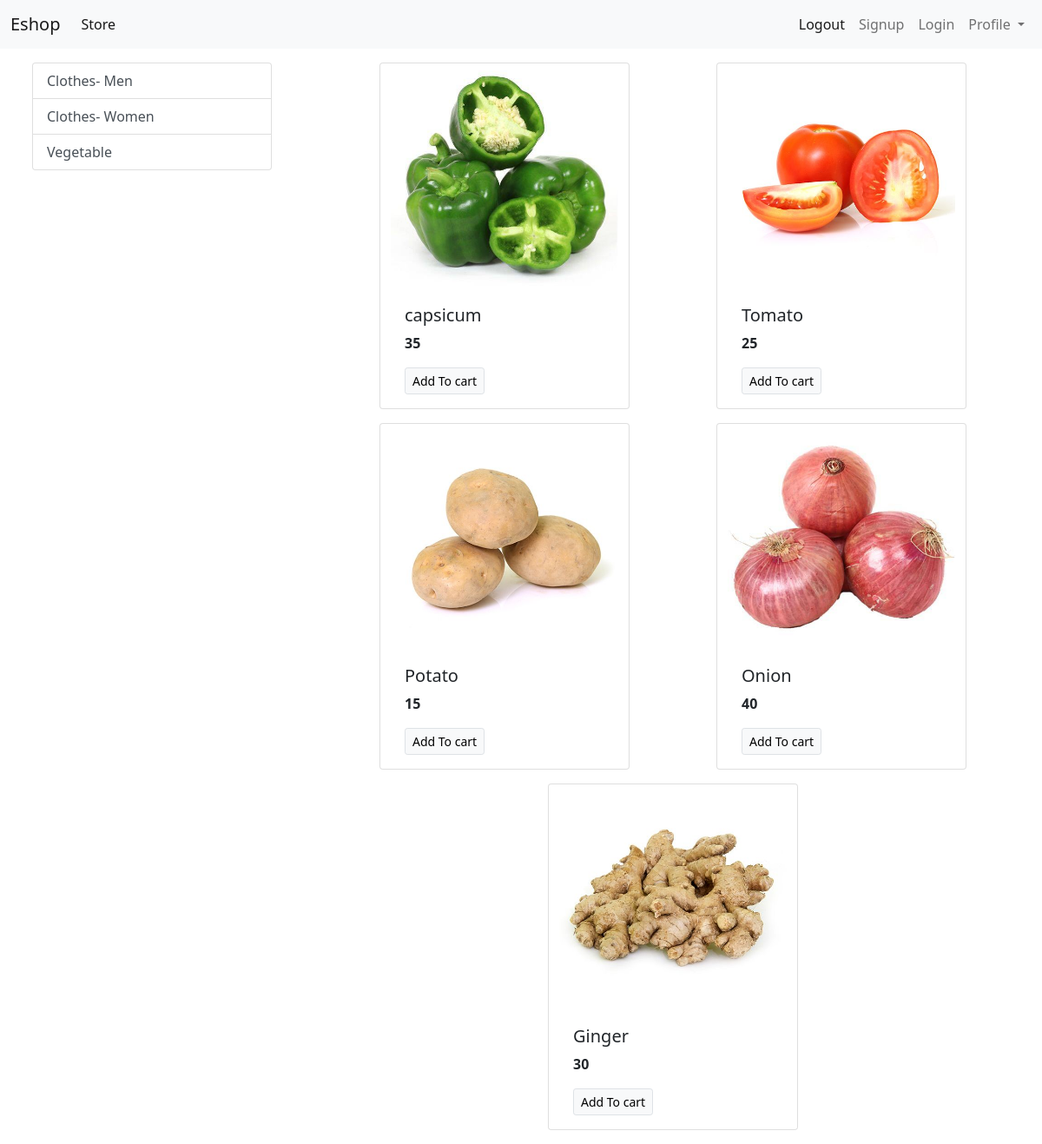
Screenshot of /?category=3 with the database file from the repository.
### store/models.py (models this page shows, shortened)
class Category(models.Model):
    name = models.CharField(max_length=20)
    @staticmethod
    def get_all_categories():
        return Category.objects.all()

class Product(models.Model):
    name = models.CharField(max_length=50)
    price = models.IntegerField(default=0)
    description = models.CharField(max_length=200 , default = "")
    image = models.ImageField(upload_to='uploads/products/')
    category = models.ForeignKey(Category, on_delete=models.CASCADE, default=1 )
    @staticmethod
    def get_all_products_by_categoryid(category_id):
        if category_id:
            return Product.objects.filter(category = category_id)
        else:
            return Product.get_all_Products();

### store/views.py (the view)
# urls.py: path('', index ),
def index(request):
    products= None
    categories= Category.get_all_categories();
    categoryID = request.GET.get('category')
    if categoryID:
        products = Product.get_all_products_by_categoryid(categoryID)
    else:
        products = Product.get_all_products();
    data = {}
    data['products'] = products
    data['categories'] = categories
    return render(request, 'index.html', data)

### store/templates/index.html
  {% extends 'base.html' %}
  {% block content %}
  <div class="container-fluid mt-3">
    <div class="row">
    <div class="col-lg-3 mx-auto">
      <div class="list-group">
        {% for category in categories %}
        <a href="/?category={{category.id}}" class="list-group-item list-group-item-action">{{category.name}}</a>
        {% endfor%}
      </div>
    </div>
    <div id="products" class="col-lg-8 mx-auto">
      <div class="row mx-auto">
        {% for product in products %}
    <div class="card mx-auto mb-3" style="width: 18rem;">
    <img src="{{product.image.url}}" class="card-img-top" alt="...">
    <div class="card-body">
      <h5 class="card-title">{{product.name}}</h5>
      <p class="card-text"><b>{{product.price}}</b></p>
      <a href="#" class="btn btn-light border btn-sm">Add To cart</a>
    </div>
  </div>
{% endfor%}
    </div>
    </div>
  </div>
  {% endblock %}

### rows the page displays
Category: name "Clothes- Men"
Category: name "Clothes- Women"
Category: name "Vegetable"
Product: image (picture), name "capsicum", price "35"
Product: image (picture), name "Tomato", price "25"
Product: image (picture), name "Potato", price "15"
Product: image (picture), name "Onion", price "40"
Product: image (picture), name "Ginger", price "30"
